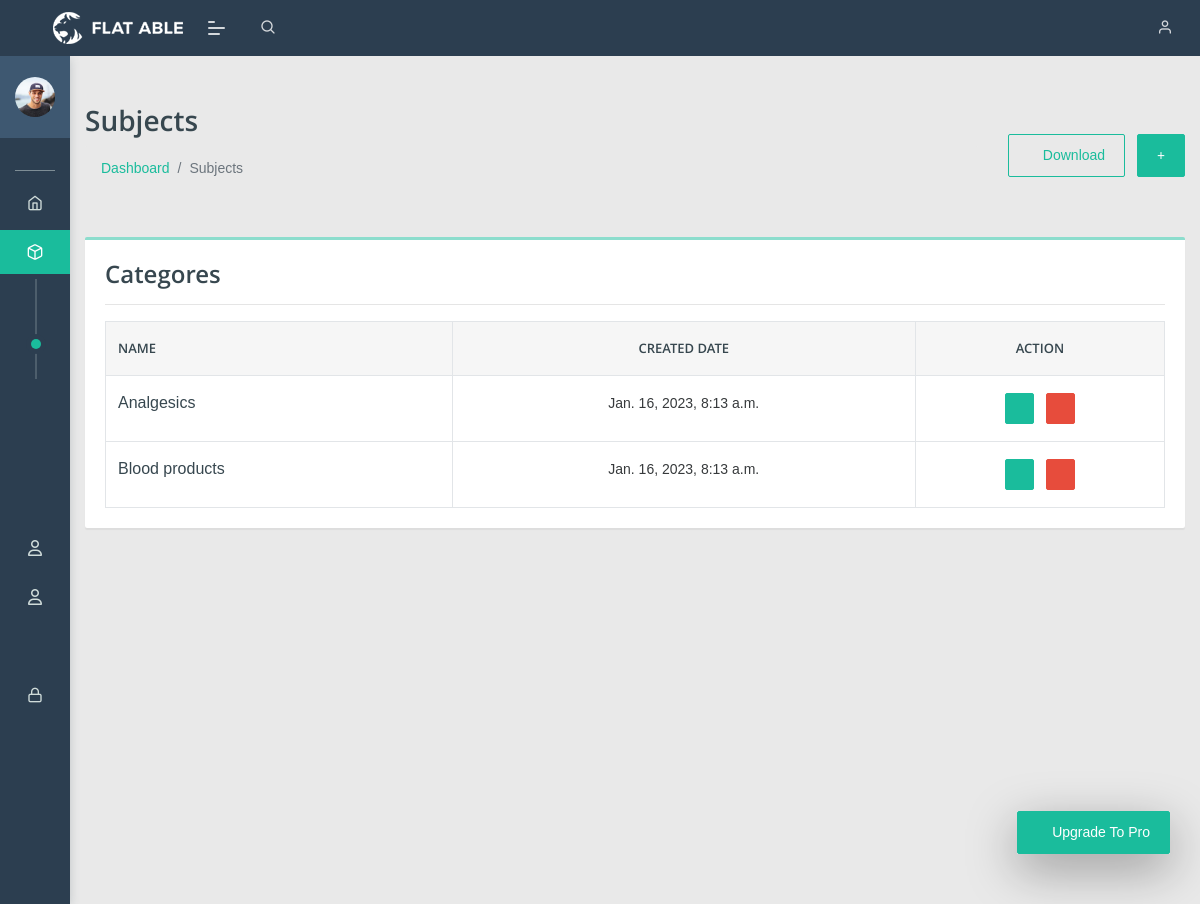
Screenshot of /view-category/ (signed in) with the database file from the repository.
### Pharmacey_App/models.py (models this page shows, shortened)
class Catagory(models.Model):
    catagory_name = models.CharField(max_length=40)
    created_att = models.DateTimeField(auto_now_add=True)
    updated_att = models.DateTimeField(auto_now=True)

### Pharmacey_App/views.py (the view)
# urls.py: path('view-category/', views.View_Category,name='View_Category'),
@login_required()
def View_Category(request):
    categorys = Catagory.objects.all()
    categorys2 = Catagory.objects.all()
    context = {
        'categorys':categorys,
    }
    return render(request, 'HOD/view_category.html', context)

### templates/HOD/view_category.html (shortened to what this page needs)
{% extends "base.html" %}
{% load static %}
{% block body_block %}
<div class="content container-fluid">
    <div class="page-header">
       <div class="row align-items-center">
          <div class="col">
             <h3 class="page-title">Subjects</h3>
             <ul class="breadcrumb">
                <li class="breadcrumb-item"><a href="index.html">Dashboard</a></li>
                <li class="breadcrumb-item active">Subjects</li>
             </ul>
          </div>
          <div class="col-auto text-right float-right ml-auto">
             <a href="#" class="btn btn-outline-primary mr-2"><i class="fas fa-download"></i> Download</a>
             <a href="add-subject.html" class="btn btn-primary"><i class="fas fa-plus"></i></a>
          </div>
       </div>
    </div>
    <div class="row">
       <div class="col-sm-12">
          <div class="card card-table">
             <div class="card-body">
                <div class="table-responsive">
                    <h4>Categores</h4>
                    <hr>
                   <table class="table table-hover table-center mb-0 datatable table-bordered">
                      <thead>
                         <tr>
                            <th>NAME</th>
                            <th class="text-center">CREATED DATE</th>
                            <th class="text-center">ACTION</th>
                         </tr>
                      </thead>
                      <tbody>
                        {% for i in categorys %}
                         <tr>
                            <td>
                               <h6>
                                  <a>{{i.catagory_name}}</a>
                               </h6>
                            </td>
                            <td class="text-center">{{i.created_att}}</td>
                            <td class="text-center">
                               <div class="actions">
                                  <a href="{% url 'Pharmacey_App:Edit_Cat' id=i.id%}" class="btn btn-sm btn-primary mr-2">
                                  <i class="fas fa-pen"></i>
                                  </a>
                                  <a href="{% url 'Pharmacey_App:Delete_Cat' id=i.id %}" class="btn btn-sm btn-danger">
                                  <i class="fas fa-trash"></i>
                                  </a>
                               </div>
                            </td>
                         </tr>
                        {% endfor %}
                      </tbody>
                   </table>
                </div>
             </div>
          </div>
       </div>
    </div>
 </div>
{% endblock %}

### rows the page displays
Catagory: catagory_name "Analgesics", created_att "Jan. 16, 2023, 8:13 a.m."
Catagory: catagory_name "Blood products", created_att "Jan. 16, 2023, 8:13 a.m."
